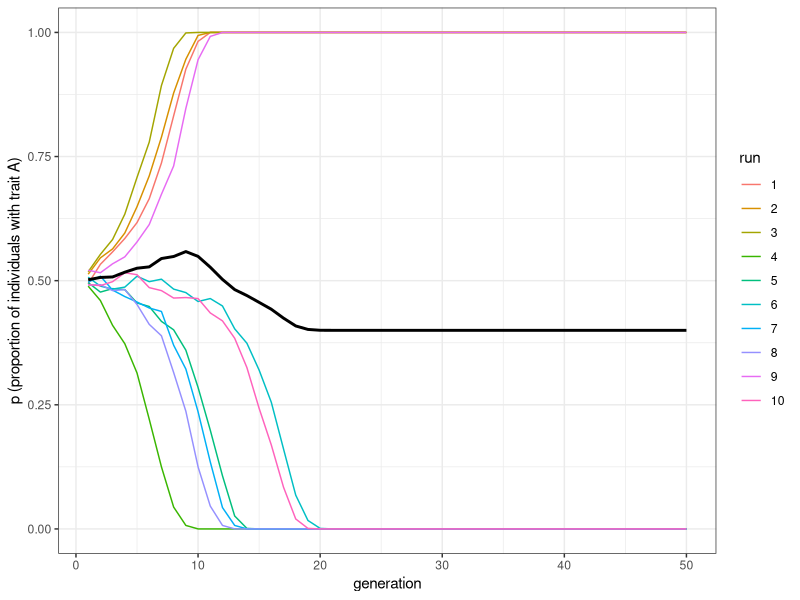
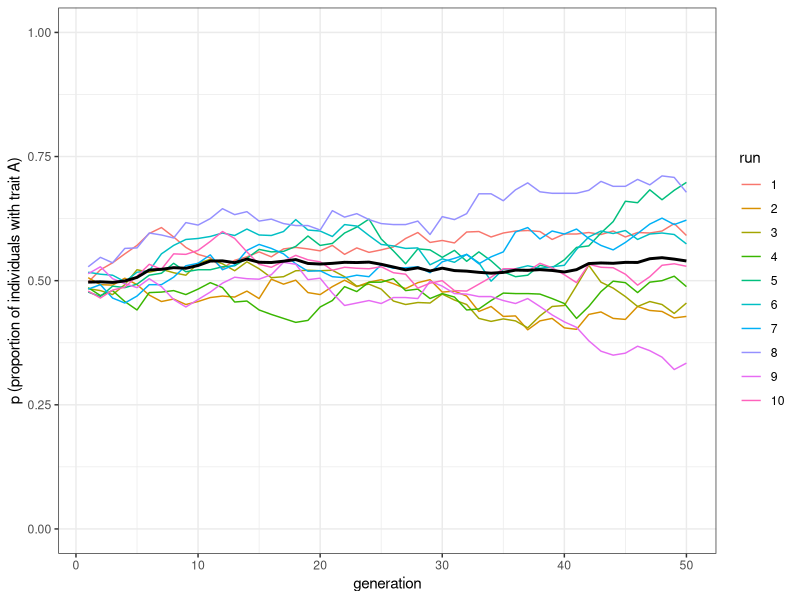
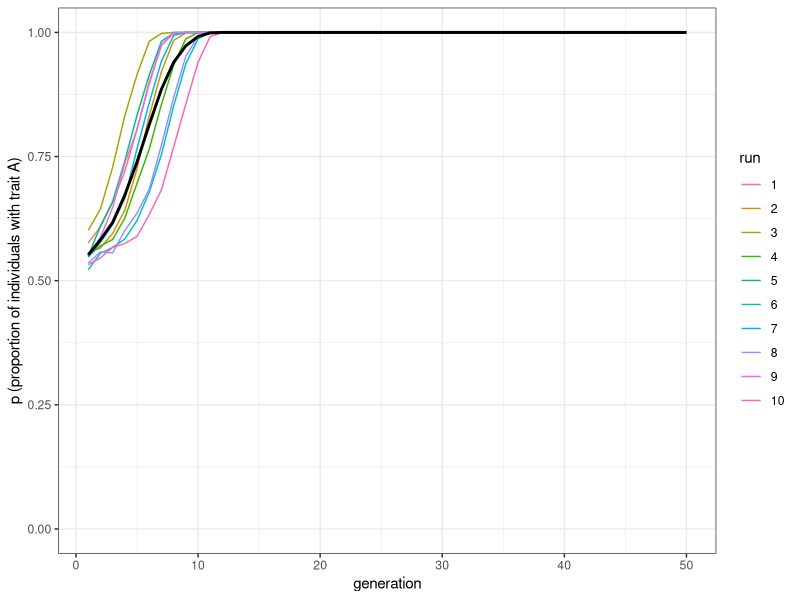
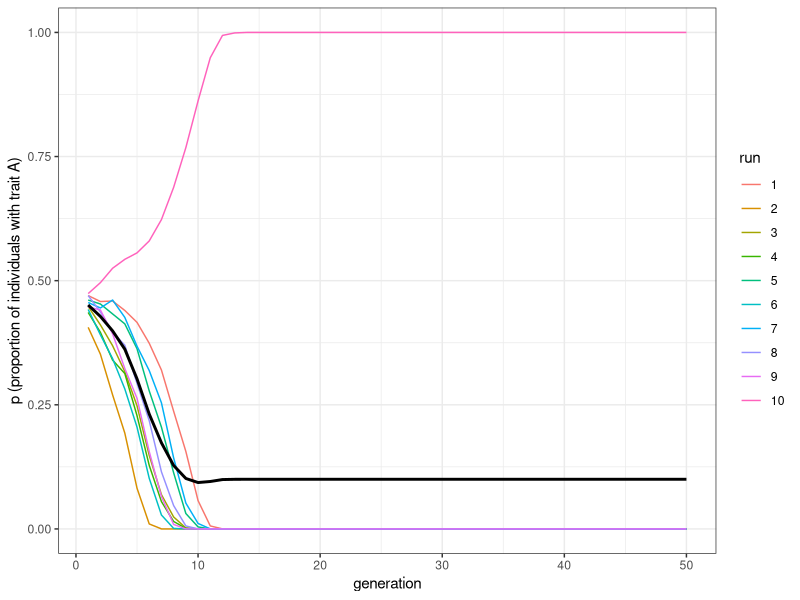

Recreate these plots in R, in order.
## ---- chunk 1
library(tidyverse)

N <- 100
p_0 <- 0.5
D <- 1

population <- tibble(trait = sample(c("A", "B"), N, replace = TRUE, prob = c(p_0, 1 - p_0))) # create first generation
## ---- chunk 2
# create dataframe with a set of 3 randomly-picked demonstrators for each agent
demonstrators <- tibble(dem1 = sample(population$trait, N, replace = TRUE), dem2 = sample(population$trait, N, replace = TRUE), dem3 = sample(population$trait, N, replace = TRUE))

demonstrators
## ---- chunk 3
# get the number of As in each 3-dem combo
num_As <- rowSums(demonstrators == "A")

population$trait[num_As == 3] <- "A"  # for dem combos with all As, set to A
population$trait[num_As == 0] <- "B"  # for dem combos with no As, set to B

prob_majority <- sample(c(TRUE, FALSE), prob = c((2/3 + D/3), 1 - (2/3 + D/3)), N, replace = TRUE)
prob_minority <- sample(c(TRUE, FALSE), prob = c((1/3 - D/3), 1 - (1/3 - D/3)), N, replace = TRUE)

# when A is a majority, 2/3
if (nrow(population[prob_majority & num_As == 2, ]) > 0) {
  population[prob_majority & num_As == 2, ] <- "A"
}
if (nrow(population[prob_majority == FALSE & num_As == 2, ]) > 0) {
  population[prob_majority == FALSE & num_As == 2, ] <- "B"
}  
# when A is a minority, 1/3
if (nrow(population[prob_minority & num_As == 1, ]) > 0) {
  population[prob_minority & num_As == 1, ] <- "A"
}
if (nrow(population[prob_minority == FALSE & num_As == 1, ]) > 0) {
  population[prob_minority == FALSE & num_As == 1, ] <- "B"
}  

## ---- chunk 4
# for testing only, add the new traits to the demonstrator dataframe and show it
demonstrators <- add_column(demonstrators, new_trait = population$trait)

demonstrators
## ---- chunk 5

N <- 100
p_0 <- 0.5
D <- 0.1

population <- tibble(trait = sample(c("A", "B"), N, replace = TRUE, prob = c(p_0, 1 - p_0))) # create first generation

# create dataframe with a set of 3 randomly-picked demonstrators for each agent
demonstrators <- tibble(dem1 = sample(population$trait, N, replace = TRUE), dem2 = sample(population$trait, N, replace = TRUE), dem3 = sample(population$trait, N, replace = TRUE))

# get the number of As in each 3-dem combo
num_As <- rowSums(demonstrators == "A")

population$trait[num_As == 3] <- "A"  # for dem combos with all As, set to A
population$trait[num_As == 0] <- "B"  # for dem combos with no As, set to B

prob_majority <- sample(c(TRUE, FALSE), prob = c((2/3 + D/3), 1 - (2/3 + D/3)), N, replace = TRUE)
prob_minority <- sample(c(TRUE, FALSE), prob = c((1/3 - D/3), 1 - (1/3 - D/3)), N, replace = TRUE)

# when A is a majority, 2/3
if (nrow(population[prob_majority & num_As == 2, ]) > 0) {
  population[prob_majority & num_As == 2, ] <- "A"
}
if (nrow(population[prob_majority == FALSE & num_As == 2, ]) > 0) {
  population[prob_majority == FALSE & num_As == 2, ] <- "B"
}  
# when A is a minority, 1/3
if (nrow(population[prob_minority & num_As == 1, ]) > 0) {
  population[prob_minority & num_As == 1, ] <- "A"
}
if (nrow(population[prob_minority == FALSE & num_As == 1, ]) > 0) {
  population[prob_minority == FALSE & num_As == 1, ] <- "B"
}  

# for testing only, add the new traits to the demonstrator dataframe and show it
demonstrators <- add_column(demonstrators, new_trait = population$trait)

demonstrators
## ---- chunk 6

conformist_transmission <- function (N, p_0, D, t_max, r_max) {
  
  output <- tibble(generation = rep(1:t_max, r_max), p = as.numeric(rep(NA, t_max * r_max)), run = as.factor(rep(1:r_max, each = t_max)))
  
  for (r in 1:r_max) {
    
    population <- tibble(trait = sample(c("A", "B"), N, replace = TRUE, prob = c(p_0, 1 - p_0)))
    # create first generation
    
    output[output$generation == 1 & output$run == r, ]$p <- sum(population$trait == "A") / N # add first generation's p for run r
    
    for (t in 2:t_max) {
      
      # create dataframe with a set of 3 randomly-picked demonstrators for each agent
      demonstrators <- tibble(dem1 = sample(population$trait, N, replace = TRUE), dem2 = sample(population$trait, N, replace = TRUE), dem3 = sample(population$trait, N, replace = TRUE))
      
      # get the number of As in each 3-dem combo
      num_As <- rowSums(demonstrators == "A")
      
      population$trait[num_As == 3] <- "A"  # for dem combos with all As, set to A
      population$trait[num_As == 0] <- "B"  # for dem combos with no As, set to B
      
      prob_majority <- sample(c(TRUE, FALSE), prob = c((2/3 + D/3), 1 - (2/3 + D/3)), N, replace = TRUE)
      prob_minority <- sample(c(TRUE, FALSE), prob = c((1/3 - D/3), 1 - (1/3 - D/3)), N, replace = TRUE)
      
      # when A is a majority, 2/3
      if (nrow(population[prob_majority & num_As == 2, ]) > 0) {
        population[prob_majority & num_As == 2, ] <- "A"
      }
      if (nrow(population[prob_majority == FALSE & num_As == 2, ]) > 0) {
        population[prob_majority == FALSE & num_As == 2, ] <- "B"
      }  
      # when A is a minority, 1/3
      if (nrow(population[prob_minority & num_As == 1, ]) > 0) {
        population[prob_minority & num_As == 1, ] <- "A"
      }
      if (nrow(population[prob_minority == FALSE & num_As == 1, ]) > 0) {
        population[prob_minority == FALSE & num_As == 1, ] <- "B"
      }  
      output[output$generation == t & output$run == r, ]$p <- sum(population$trait == "A") / N # get p and put it into output slot for this generation t and run r
    }
  }
  output  # export data from function
}

## ---- chunk 7
plot_multiple_runs <- function(data_model) {
  ggplot(data = data_model, aes(y = p, x = generation)) +
    geom_line(aes(colour = run)) +
    stat_summary(fun = mean, geom = "line", size = 1) +
    ylim(c(0, 1)) +
    theme_bw() +
    labs(y = "p (proportion of individuals with trait A)")
}
## ---- chunk 8
data_model <- conformist_transmission(N = 1000, p_0 = 0.5, D = 1, t_max = 50, r_max = 10)
plot_multiple_runs(data_model)
## ---- chunk 9
data_model <- conformist_transmission(N = 1000, p_0 = 0.5, D = 0, t_max = 50, r_max = 10)
plot_multiple_runs(data_model)
## ---- chunk 10
data_model <- conformist_transmission(N = 1000, p_0 = 0.55, D = 1, t_max = 50, r_max = 10)
plot_multiple_runs(data_model)
## ---- chunk 11
data_model <- conformist_transmission(N = 1000, p_0 = 0.45, D = 1, t_max = 50, r_max = 10)
plot_multiple_runs(data_model)
